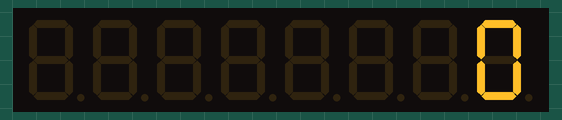
Bench run of a sketch on a simulated ESP8266 (NodeMCU). Shown: 8-digit seven-segment display.

Above: at 0.15 s.
At 1.05 s:
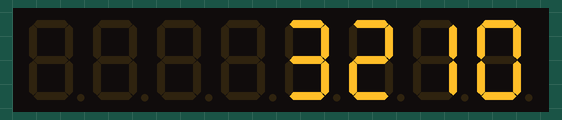
At 1.65 s:
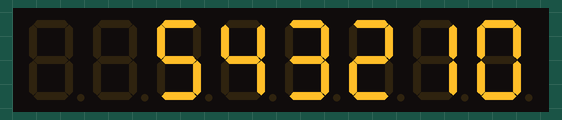
At 2.25 s:
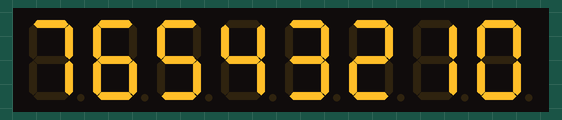

Measured:
- by itself, everything shown: repeats every 2.4 s, in 8 steps

The sketch:

max7219_test.ino
```cpp
#include "LedControl.h"

/**
 * 初始化对象
 *  LedControl(DIN, CS, CLK, 芯片数量)
 */
LedControl lc = LedControl(D8, D7, D6, 1);

void setup()
{
  Serial.begin(115200);
  while (!Serial) {
    delay(100);
  }
  Serial.println("");

  lc.shutdown(0, false);  // 启用显示
  lc.setIntensity(0, 3); // 设置亮度级别（0-15）

}

void loop() {

  //清除显示
  lc.clearDisplay(0);

  //循环0-7
  for (int i = 0; i < 8; i++) {

    //显示内容，false=表示不显示小数点
    lc.setDigit(0, i, i, false);

    //稍等一下
    delay(300);
  }
}
```
